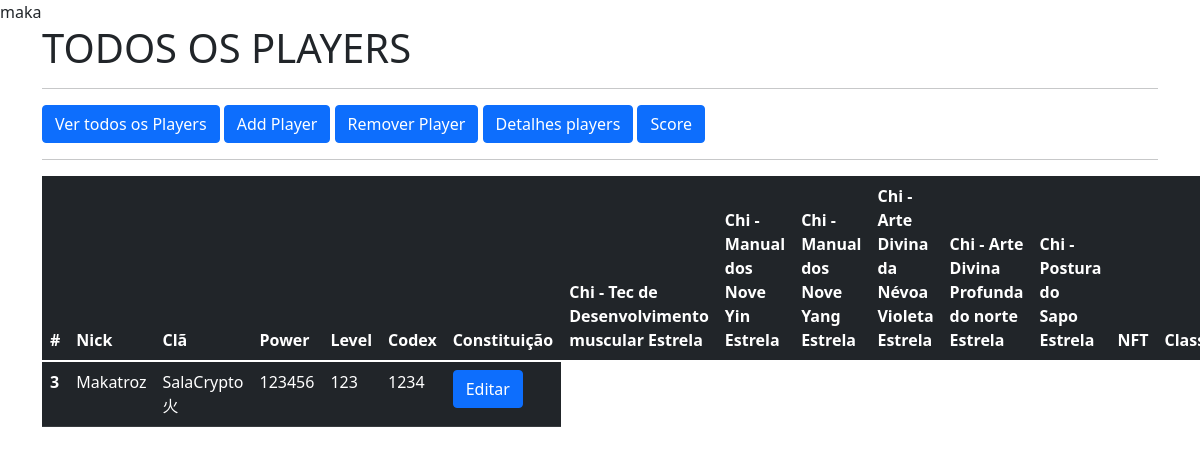
The page /all_player (signed in) on the database as committed earlier.
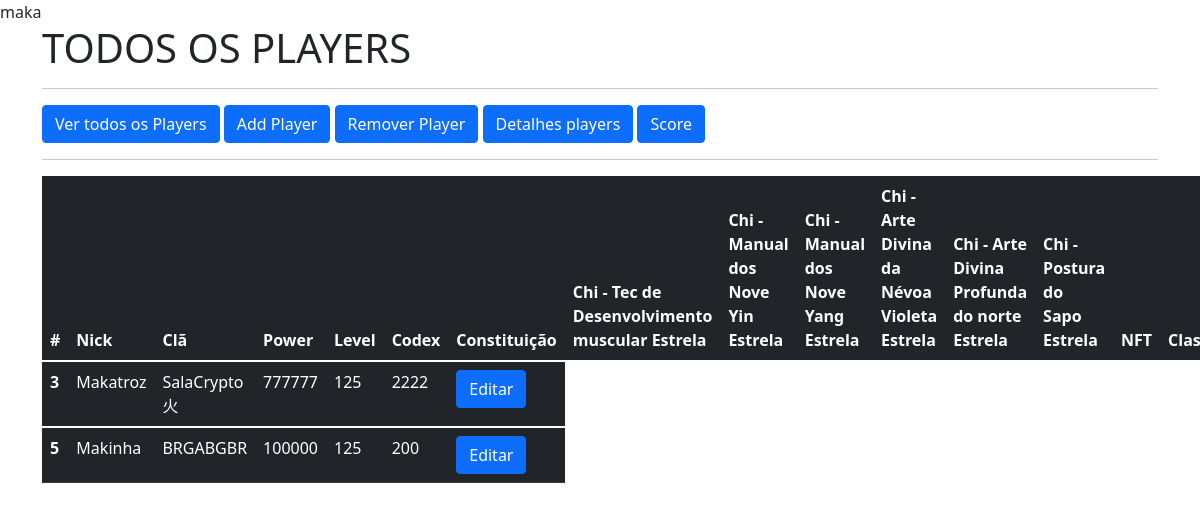
The same page on the database as committed later.
### salacrypto_app/models.py (models this page shows, shortened)
class Player(models.Model):
    dono = models.ForeignKey(User, on_delete=models.CASCADE, null=True)
    nick = models.CharField(max_length=100,)
    cla = models.ForeignKey(Cla, on_delete=models.CASCADE)
    power = models.IntegerField( validators=[
            MaxValueValidator(999999),
        ]
    )
    level = models.IntegerField( validators=[
            MaxValueValidator(999),
        ]
    )
    codex = models.IntegerField( validators=[
            MaxValueValidator(9999),
        ]
    )
    constituicao = models.IntegerField("Constituição", default=1, choices=((num, num) for num in range(1,20)))
    chi_tec_desen_musc = models.IntegerField("Chi - Tecnica de Desenvolvimento Muscular Estrela", default=1, choices=((num, num)
    for num in range(1, 19)))
    chi_manu_nove_yin = models.IntegerField("Chi - Manual dos Nove Yin Estrela", default=1, choices=((num, num)
    for num in range(1, 19)))
    chi_manu_nove_yang = models.IntegerField("Chi - Manual dos Nove Yang Estrela", default=1, choices=((num, num)
    for num in range(1, 19)))
    chi_arte_div_nev_violeta = models.IntegerField("Chi - Arte Divina da Névoa Violeta Estrela", default=1, choices=((num, num)
    for num in range(1, 11)))
    chi_arte_div_prof_norte = models.IntegerField("Chi - Arte Divina Profunda do norte Estrela", default=1, choices=((num, num)
    for num in range(1, 11)))
    chi_postura_sapo = models.IntegerField("Chi - Postura do Sapo Estrela", default=1, choices=((num, num)
    for num in range(1, 11)))
    nft = models.BooleanField("NFT", default=False)
    ticket = models.IntegerField("Tickets Amarelos:", validators=[
        MaxValueValidator(99),
    ]
    )
    classe = models.ForeignKey(Classe, on_delete=models.CASCADE)
    history = HistoricalRecords()

class Cla(models.Model):
    name = models.CharField(max_length=100,null=False)
    location = models.CharField(max_length=100)

### salacrypto_app/views.py (the view)
# urls.py: path('all_player', views.all_player, name='all_player'),
def all_player(request):
    emps = Player.objects.filter(dono=request.user)
    context = {
        'emps': emps
    }
    return render(request, 'view_all_players.html', context)

### salacrypto_app/templates/view_all_players.html (shortened to what this page needs)
<!DOCTYPE html>
<html lang="en">
<head>
  <link href="https://cdn.jsdelivr.net/npm/bootstrap@5.1.3/dist/css/bootstrap.min.css" rel="stylesheet">
</head>
 <body>
 {{ request.user.username }}
  <div class="container">
          <h1>TODOS OS PLAYERS</h1>
      <hr>
      <a class="btn btn-primary" href="/all_player" role="button">Ver todos os Players</a>
      <a class="btn btn-primary" href="/add_player" role="button">Add Player</a>
      <a class="btn btn-primary" href="/remove_player" role="button">Remover Player</a>
      <a class="btn btn-primary" href="/filtro_player" role="button">Detalhes players</a>
      <a class="btn btn-primary" href="/score" role="button">Score</a>
      <hr>
       <table class="table table-dark">
  <thead>
    <tr>
      <th scope="col">#</th>
      <th scope="col">Nick</th>
      <th scope="col">Clã</th>
      <th scope="col">Power</th>
      <th scope="col">Level</th>
      <th scope="col">Codex</th>
      <th scope="col">Constituição</th>
      <th scope="col">Chi - Tec de Desenvolvimento muscular Estrela</th>
      <th scope="col">Chi - Manual dos Nove Yin Estrela</th>
      <th scope="col">Chi - Manual dos Nove Yang Estrela</th>
      <th scope="col">Chi - Arte Divina da Névoa Violeta Estrela</th>
      <th scope="col">Chi - Arte Divina Profunda do norte Estrela</th>
      <th scope="col">Chi - Postura do Sapo Estrela</th>
      <th scope="col">NFT</th>
      <th scope="col">Classe</th>
       </tr>
  </thead>
         {% for emp in emps %}
  <tbody>
    <tr>
      <th scope="row">{{emp.id}}</th>
      <td>{{emp.nick}}</td>
      <td>{{emp.cla.name}}</td>
      <td>{{emp.power}}</td>
      <td>{{emp.level}}</td>
      <td>{{emp.codex}}</td>
      <td> <a class="btn btn-primary" href="/edit_player/{{emp.id}}" role="button">Editar</a></td>
      </tr>
  </tbody>
         {% endfor %}
</table>
  </div>
  </body>
</html>

Rows that differ between the two databases and show on the page:
changed Player "Makatroz": power "123456" → "777777"; level "123" → "125"; codex "1234" → "2222"
added Player: id "5", nick "Makinha", cla.name "BRGABGBR", power "100000", level "125", codex "200"
